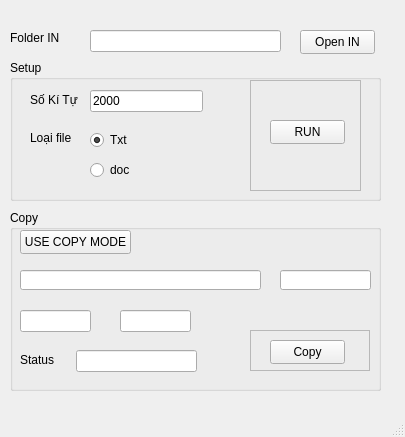
<?xml version="1.0" encoding="UTF-8"?>
<ui version="4.0">
 <class>MainWindow</class>
 <widget class="QMainWindow" name="MainWindow">
  <property name="geometry">
   <rect>
    <x>0</x>
    <y>0</y>
    <width>405</width>
    <height>437</height>
   </rect>
  </property>
  <property name="windowTitle">
   <string>Copy</string>
  </property>
  <widget class="QWidget" name="centralwidget">
   <widget class="QPushButton" name="butIN">
    <property name="geometry">
     <rect>
      <x>300</x>
      <y>30</y>
      <width>75</width>
      <height>24</height>
     </rect>
    </property>
    <property name="text">
     <string>Open IN</string>
    </property>
   </widget>
   <widget class="QLineEdit" name="Folderin">
    <property name="geometry">
     <rect>
      <x>90</x>
      <y>30</y>
      <width>191</width>
      <height>22</height>
     </rect>
    </property>
   </widget>
   <widget class="QLabel" name="label">
    <property name="geometry">
     <rect>
      <x>10</x>
      <y>30</y>
      <width>71</width>
      <height>16</height>
     </rect>
    </property>
    <property name="text">
     <string>Folder IN</string>
    </property>
   </widget>
   <widget class="QGroupBox" name="groupBox">
    <property name="geometry">
     <rect>
      <x>10</x>
      <y>60</y>
      <width>371</width>
      <height>141</height>
     </rect>
    </property>
    <property name="title">
     <string>Setup</string>
    </property>
    <widget class="QLabel" name="label_3">
     <property name="geometry">
      <rect>
       <x>20</x>
       <y>30</y>
       <width>49</width>
       <height>20</height>
      </rect>
     </property>
     <property name="text">
      <string>Số Kí Tự</string>
     </property>
    </widget>
    <widget class="QLineEdit" name="maxkitu">
     <property name="geometry">
      <rect>
       <x>80</x>
       <y>30</y>
       <width>113</width>
       <height>22</height>
      </rect>
     </property>
     <property name="text">
      <string>2000</string>
     </property>
     <property name="maxLength">
      <number>3000</number>
     </property>
    </widget>
    <widget class="QLabel" name="label_4">
     <property name="geometry">
      <rect>
       <x>20</x>
       <y>70</y>
       <width>49</width>
       <height>16</height>
      </rect>
     </property>
     <property name="text">
      <string>Loại file</string>
     </property>
    </widget>
    <widget class="QRadioButton" name="rtxt">
     <property name="geometry">
      <rect>
       <x>80</x>
       <y>70</y>
       <width>89</width>
       <height>20</height>
      </rect>
     </property>
     <property name="text">
      <string>Txt</string>
     </property>
     <property name="checked">
      <bool>true</bool>
     </property>
    </widget>
    <widget class="QRadioButton" name="rdoc">
     <property name="geometry">
      <rect>
       <x>80</x>
       <y>100</y>
       <width>89</width>
       <height>20</height>
      </rect>
     </property>
     <property name="text">
      <string>doc</string>
     </property>
    </widget>
    <widget class="QFrame" name="frame">
     <property name="geometry">
      <rect>
       <x>240</x>
       <y>20</y>
       <width>111</width>
       <height>111</height>
      </rect>
     </property>
     <property name="frameShape">
      <enum>QFrame::StyledPanel</enum>
     </property>
     <property name="frameShadow">
      <enum>QFrame::Raised</enum>
     </property>
     <widget class="QPushButton" name="butRUN">
      <property name="geometry">
       <rect>
        <x>20</x>
        <y>40</y>
        <width>75</width>
        <height>24</height>
       </rect>
      </property>
      <property name="text">
       <string>RUN</string>
      </property>
     </widget>
    </widget>
   </widget>
   <widget class="QGroupBox" name="groupBox_2">
    <property name="geometry">
     <rect>
      <x>10</x>
      <y>210</y>
      <width>371</width>
      <height>181</height>
     </rect>
    </property>
    <property name="title">
     <string>Copy</string>
    </property>
    <widget class="QLabel" name="label_2">
     <property name="geometry">
      <rect>
       <x>10</x>
       <y>140</y>
       <width>49</width>
       <height>20</height>
      </rect>
     </property>
     <property name="text">
      <string>Status</string>
     </property>
    </widget>
    <widget class="QLineEdit" name="lineEdit">
     <property name="geometry">
      <rect>
       <x>66</x>
       <y>140</y>
       <width>121</width>
       <height>22</height>
      </rect>
     </property>
    </widget>
    <widget class="QLineEdit" name="stt">
     <property name="geometry">
      <rect>
       <x>10</x>
       <y>100</y>
       <width>71</width>
       <height>22</height>
      </rect>
     </property>
    </widget>
    <widget class="QLineEdit" name="tong">
     <property name="geometry">
      <rect>
       <x>110</x>
       <y>100</y>
       <width>71</width>
       <height>22</height>
      </rect>
     </property>
    </widget>
    <widget class="QPushButton" name="pushButton_2">
     <property name="geometry">
      <rect>
       <x>10</x>
       <y>20</y>
       <width>111</width>
       <height>24</height>
      </rect>
     </property>
     <property name="text">
      <string>USE COPY MODE</string>
     </property>
    </widget>
    <widget class="QFrame" name="frame_2">
     <property name="geometry">
      <rect>
       <x>240</x>
       <y>120</y>
       <width>120</width>
       <height>41</height>
      </rect>
     </property>
     <property name="frameShape">
      <enum>QFrame::StyledPanel</enum>
     </property>
     <property name="frameShadow">
      <enum>QFrame::Raised</enum>
     </property>
     <widget class="QPushButton" name="pushButton">
      <property name="geometry">
       <rect>
        <x>20</x>
        <y>10</y>
        <width>75</width>
        <height>24</height>
       </rect>
      </property>
      <property name="focusPolicy">
       <enum>Qt::ClickFocus</enum>
      </property>
      <property name="text">
       <string>Copy</string>
      </property>
     </widget>
    </widget>
    <widget class="QLineEdit" name="Editnamefile">
     <property name="geometry">
      <rect>
       <x>10</x>
       <y>60</y>
       <width>241</width>
       <height>20</height>
      </rect>
     </property>
    </widget>
    <widget class="QLineEdit" name="Editstate">
     <property name="geometry">
      <rect>
       <x>270</x>
       <y>60</y>
       <width>91</width>
       <height>20</height>
      </rect>
     </property>
    </widget>
   </widget>
  </widget>
  <widget class="QMenuBar" name="menubar">
   <property name="geometry">
    <rect>
     <x>0</x>
     <y>0</y>
     <width>405</width>
     <height>21</height>
    </rect>
   </property>
  </widget>
  <widget class="QStatusBar" name="statusbar"/>
 </widget>
 <resources/>
 <connections/>
</ui>
